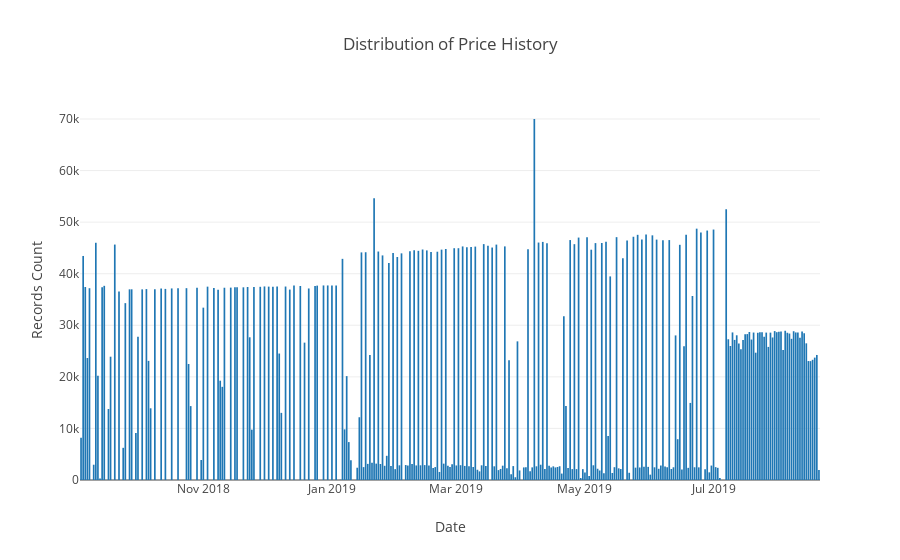

The code cell stored with this chart in its notebook:
### Markdown cell above
## This is historical data from the `pricehistory` Mongo collection.  This is updated via the `updatepricehistory.py` script.

### Code cell
# https://plot.ly/python/bar-charts/

data = [Bar(
        x=grouped_df['date'],
        y=grouped_df['count']
    )]

layout = Layout(
        title='Distribution of Price History',
        xaxis=dict(
            title='Date'
        ),
        yaxis=dict(
            title='Records Count'
        )
    )

fig = Figure(data=data, layout=layout)

iplot(fig)

### Figure 1 — Plotly figure (JSON) as saved in the notebook; plotly's stock layout.template omitted (floating-point values rounded to 4 significant figures; data arrays with more than 128 entries replaced by an {"elided": "..."} marker saying what was removed)
{"data": [{"type": "bar", "uid": "c4a29366-e5bd-4492-8541-581e13a862c1", "x": {"elided": "287 str values"}, "y": {"elided": "287 int values"}}], "layout": {"title": {"text": "Distribution of Price History"}, "xaxis": {"title": {"text": "Date"}}, "yaxis": {"title": {"text": "Records Count"}}}}
